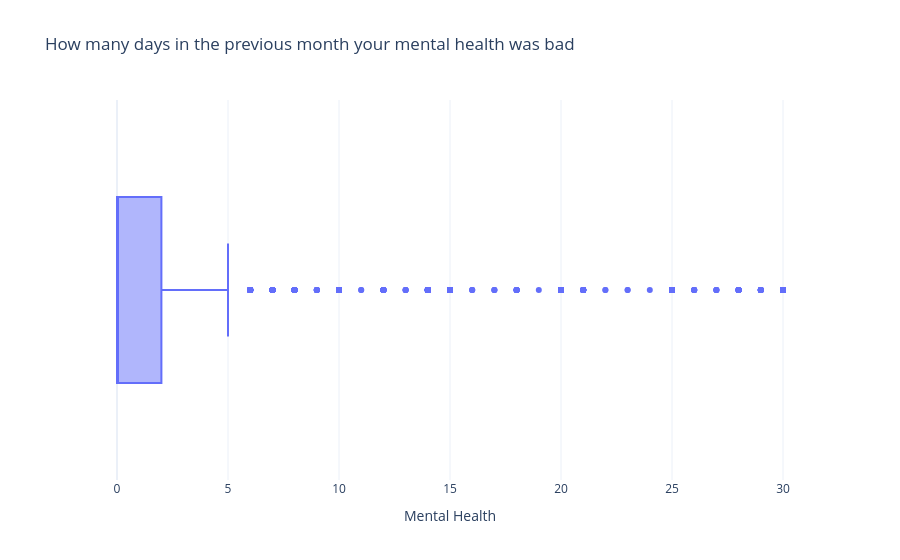

Source (notebook cell):
### Code cell
# visualizing the respondents answer to the question "In the previous month, how many days have you felt that your mental health was bad"
fig = px.box(df, x='MentHlth', title= 'How many days in the previous month your mental health was bad', labels={'MentHlth': 'Mental Health'})
fig.update_layout(template='plotly_white', yaxis_title=None)
fig.show()

### Figure 1 — Plotly figure (JSON) as saved in the notebook; plotly's stock layout.template omitted (floating-point values rounded to 4 significant figures; data arrays with more than 128 entries replaced by an {"elided": "..."} marker saying what was removed)
{"data": [{"alignmentgroup": "True", "hovertemplate": "Mental Health=%{x}<extra></extra>", "legendgroup": "", "marker": {"color": "#636efa"}, "name": "", "notched": false, "offsetgroup": "", "orientation": "h", "showlegend": false, "type": "box", "x": {"elided": "12000 int values"}, "x0": " ", "xaxis": "x", "y0": " ", "yaxis": "y"}], "layout": {"boxmode": "group", "legend": {"tracegroupgap": 0}, "title": {"text": "How many days in the previous month your mental health was bad"}, "xaxis": {"anchor": "y", "domain": [0, 1], "title": {"text": "Mental Health"}}, "yaxis": {"anchor": "x", "domain": [0, 1], "title": {}}}}
